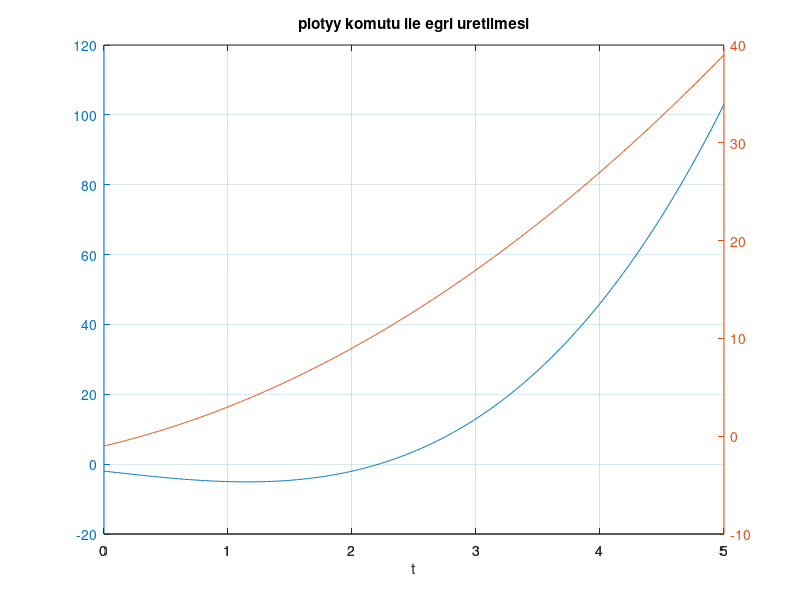

Write the MATLAB code that produced this figure.
t=0:0.01:5;
A1 = t.^3-4*t-2;
A2 = 1*t.^2+3*t-1;

plotyy(t,A1,t,A2);
title('plotyy komutu ile egri uretilmesi')
xlabel('t'),grid
